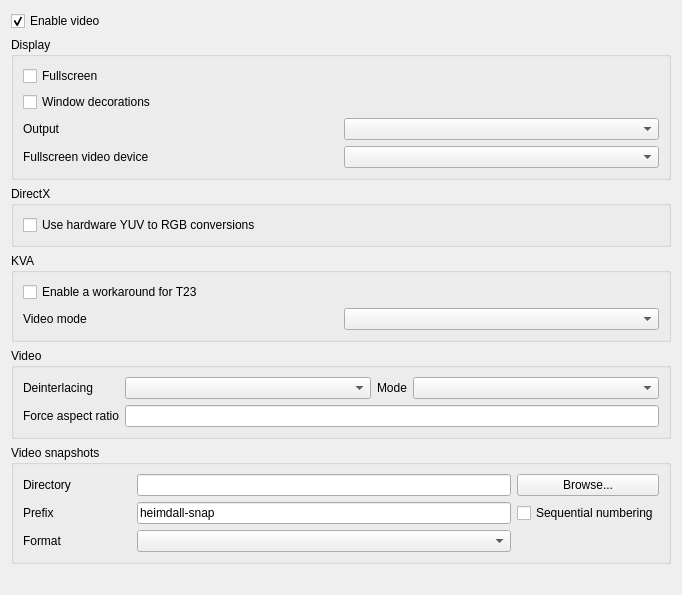
<?xml version="1.0" encoding="UTF-8"?>
<ui version="4.0">
 <author>Jean-Baptiste Kempf</author>
 <class>SPrefsVideo</class>
 <widget class="QWidget" name="SPrefsVideo">
  <property name="geometry">
   <rect>
    <x>0</x>
    <y>0</y>
    <width>682</width>
    <height>595</height>
   </rect>
  </property>
  <property name="windowTitle">
   <string>Form</string>
  </property>
  <layout class="QVBoxLayout" name="verticalLayout_3">
   <item>
    <widget class="QCheckBox" name="enableVideo">
     <property name="text">
      <string>Enable video</string>
     </property>
     <property name="checked">
      <bool>true</bool>
     </property>
    </widget>
   </item>
   <item>
    <widget class="QWidget" name="videoZone" native="true">
     <layout class="QVBoxLayout" name="videoZoneLayout">
      <property name="leftMargin">
       <number>0</number>
      </property>
      <property name="topMargin">
       <number>0</number>
      </property>
      <property name="rightMargin">
       <number>0</number>
      </property>
      <property name="bottomMargin">
       <number>0</number>
      </property>
      <item>
       <widget class="QGroupBox" name="displayBox">
        <property name="title">
         <string>Display</string>
        </property>
        <layout class="QGridLayout" name="gridLayout">
         <item row="3" column="0">
          <widget class="QLabel" name="voutLabel">
           <property name="text">
            <string>Output</string>
           </property>
           <property name="buddy">
            <cstring>outputModule</cstring>
           </property>
          </widget>
         </item>
         <item row="2" column="0">
          <widget class="QCheckBox" name="windowDecorations">
           <property name="text">
            <string>Window decorations</string>
           </property>
          </widget>
         </item>
         <item row="0" column="0">
          <widget class="QCheckBox" name="fullscreen">
           <property name="text">
            <string>Fullscreen</string>
           </property>
          </widget>
         </item>
         <item row="3" column="1">
          <widget class="QComboBox" name="outputModule">
           <property name="maxVisibleItems">
            <number>15</number>
           </property>
          </widget>
         </item>
         <item row="4" column="1">
          <widget class="QComboBox" name="fullscreenScreenBox"/>
         </item>
         <item row="4" column="0">
          <widget class="QLabel" name="fullscreenScreenLabel">
           <property name="text">
            <string>Fullscreen video device</string>
           </property>
           <property name="buddy">
            <cstring>fullscreenScreenBox</cstring>
           </property>
          </widget>
         </item>
        </layout>
       </widget>
      </item>
      <item>
       <widget class="QGroupBox" name="directXBox">
        <property name="title">
         <string>DirectX</string>
        </property>
        <layout class="QGridLayout" name="gridLayout_4">
         <item row="1" column="0">
          <widget class="QCheckBox" name="hwYUVBox">
           <property name="text">
            <string>Use hardware YUV to RGB conversions</string>
           </property>
          </widget>
         </item>
        </layout>
       </widget>
      </item>
      <item>
       <widget class="QGroupBox" name="kvaBox">
        <property name="title">
         <string>KVA</string>
        </property>
        <layout class="QGridLayout" name="gridLayout_3">
         <item row="0" column="0">
          <widget class="QCheckBox" name="kvaFixT23">
           <property name="text">
            <string>Enable a workaround for T23</string>
           </property>
          </widget>
         </item>
         <item row="1" column="0">
          <widget class="QLabel" name="kvaVideoModeLabel">
           <property name="text">
            <string>Video mode</string>
           </property>
           <property name="buddy">
            <cstring>kvaVideoMode</cstring>
           </property>
          </widget>
         </item>
         <item row="1" column="1">
          <widget class="QComboBox" name="kvaVideoMode"/>
         </item>
        </layout>
       </widget>
      </item>
      <item>
       <widget class="QGroupBox" name="groupBox_2">
        <property name="title">
         <string>Video</string>
        </property>
        <layout class="QGridLayout" name="gridLayout_1">
         <item row="0" column="0">
          <widget class="QLabel" name="deinterLabel">
           <property name="text">
            <string>Deinterlacing</string>
           </property>
           <property name="buddy">
            <cstring>deinterlaceBox</cstring>
           </property>
          </widget>
         </item>
         <item row="0" column="1">
          <widget class="QComboBox" name="deinterlaceBox">
           <property name="sizePolicy">
            <sizepolicy hsizetype="Expanding" vsizetype="Fixed">
             <horstretch>0</horstretch>
             <verstretch>0</verstretch>
            </sizepolicy>
           </property>
          </widget>
         </item>
         <item row="0" column="2">
          <widget class="QLabel" name="deinterModeLabel">
           <property name="sizePolicy">
            <sizepolicy hsizetype="Preferred" vsizetype="Preferred">
             <horstretch>0</horstretch>
             <verstretch>0</verstretch>
            </sizepolicy>
           </property>
           <property name="text">
            <string>Mode</string>
           </property>
           <property name="buddy">
            <cstring>deinterlaceModeBox</cstring>
           </property>
          </widget>
         </item>
         <item row="0" column="3">
          <widget class="QComboBox" name="deinterlaceModeBox">
           <property name="sizePolicy">
            <sizepolicy hsizetype="Expanding" vsizetype="Fixed">
             <horstretch>0</horstretch>
             <verstretch>0</verstretch>
            </sizepolicy>
           </property>
          </widget>
         </item>
         <item row="1" column="1" colspan="3">
          <widget class="QLineEdit" name="arLine"/>
         </item>
         <item row="1" column="0">
          <widget class="QLabel" name="arLabel">
           <property name="text">
            <string>Force aspect ratio</string>
           </property>
           <property name="buddy">
            <cstring>arLine</cstring>
           </property>
          </widget>
         </item>
        </layout>
       </widget>
      </item>
      <item>
       <widget class="QGroupBox" name="groupBox">
        <property name="title">
         <string>Video snapshots</string>
        </property>
        <layout class="QGridLayout" name="gridLayout_2">
         <item row="0" column="0">
          <widget class="QLabel" name="dirLabel">
           <property name="text">
            <string>Directory</string>
           </property>
           <property name="buddy">
            <cstring>snapshotsDirectory</cstring>
           </property>
          </widget>
         </item>
         <item row="0" column="1">
          <spacer name="horizontalSpacer">
           <property name="orientation">
            <enum>Qt::Horizontal</enum>
           </property>
           <property name="sizeType">
            <enum>QSizePolicy::Preferred</enum>
           </property>
           <property name="sizeHint" stdset="0">
            <size>
             <width>60</width>
             <height>20</height>
            </size>
           </property>
          </spacer>
         </item>
         <item row="0" column="2">
          <widget class="QLineEdit" name="snapshotsDirectory"/>
         </item>
         <item row="0" column="3">
          <widget class="QPushButton" name="snapshotsDirectoryBrowse">
           <property name="text">
            <string>Browse...</string>
           </property>
          </widget>
         </item>
         <item row="1" column="0">
          <widget class="QLabel" name="prefixLabel">
           <property name="text">
            <string>Prefix</string>
           </property>
           <property name="buddy">
            <cstring>snapshotsPrefix</cstring>
           </property>
          </widget>
         </item>
         <item row="1" column="2">
          <widget class="QLineEdit" name="snapshotsPrefix">
           <property name="text">
            <string>heimdall-snap</string>
           </property>
          </widget>
         </item>
         <item row="1" column="3">
          <widget class="QCheckBox" name="snapshotsSequentialNumbering">
           <property name="text">
            <string>Sequential numbering</string>
           </property>
          </widget>
         </item>
         <item row="2" column="0">
          <widget class="QLabel" name="formatLabel">
           <property name="text">
            <string>Format</string>
           </property>
           <property name="buddy">
            <cstring>snapshotsFormat</cstring>
           </property>
          </widget>
         </item>
         <item row="2" column="2">
          <widget class="QComboBox" name="snapshotsFormat"/>
         </item>
        </layout>
       </widget>
      </item>
     </layout>
    </widget>
   </item>
   <item>
    <spacer name="verticalSpacer">
     <property name="orientation">
      <enum>Qt::Vertical</enum>
     </property>
     <property name="sizeHint" stdset="0">
      <size>
       <width>20</width>
       <height>40</height>
      </size>
     </property>
    </spacer>
   </item>
  </layout>
 </widget>
 <tabstops>
  <tabstop>enableVideo</tabstop>
  <tabstop>fullscreen</tabstop>
  <tabstop>windowDecorations</tabstop>
  <tabstop>outputModule</tabstop>
  <tabstop>fullscreenScreenBox</tabstop>
  <tabstop>hwYUVBox</tabstop>
  <tabstop>kvaFixT23</tabstop>
  <tabstop>kvaVideoMode</tabstop>
  <tabstop>deinterlaceBox</tabstop>
  <tabstop>deinterlaceModeBox</tabstop>
  <tabstop>arLine</tabstop>
  <tabstop>snapshotsDirectory</tabstop>
  <tabstop>snapshotsDirectoryBrowse</tabstop>
  <tabstop>snapshotsPrefix</tabstop>
  <tabstop>snapshotsSequentialNumbering</tabstop>
  <tabstop>snapshotsFormat</tabstop>
 </tabstops>
 <resources/>
 <connections/>
</ui>
